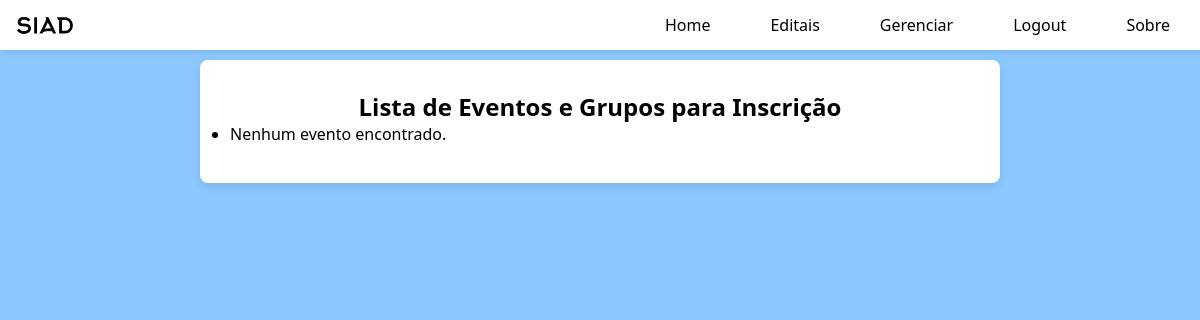
The app's page /user/ (signed in), older data.
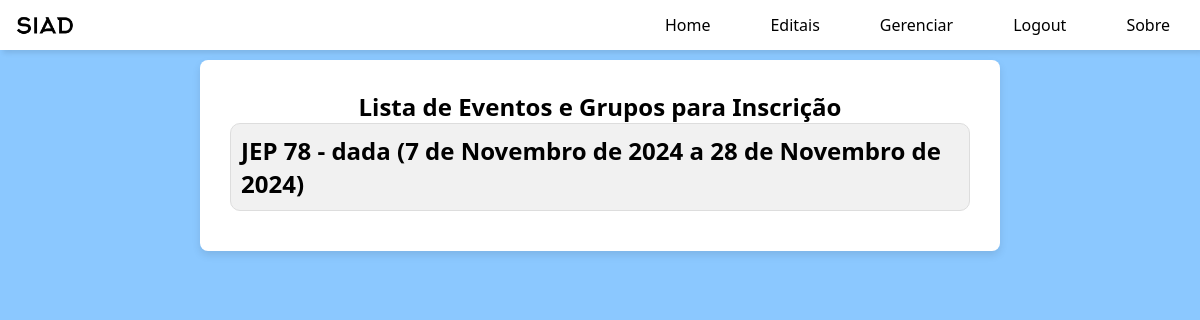
The same page, newer data.
### app_siad/models.py (models this page shows, shortened)
class EdicaoEvento(models.Model):
    edicao = models.CharField(max_length=50)
    local = models.CharField(max_length=100)
    descricao = models.TextField()
    cidade = models.CharField(max_length=100)
    data_inicio = models.DateField()
    data_fim = models.DateField()
    data_fim_inscricao = models.DateField()
    evento_original = models.ForeignKey(EventoOriginal, on_delete=models.CASCADE)

### app_siad/views.py (the view)
# urls.py: path('user/', views.user, name="user"),
@login_required(login_url='login')
def user(request):
    if not is_representante_esportivo(request.user):
        return redirect('home')
    eventos = EdicaoEvento.objects.all()
    context = {
        'eventos': eventos,
    }
    return render(request, 'html/user.html', context)

### app_siad/views.py (called while the page is built)
def is_representante_esportivo(user):
    return user.groups.filter(name='Representante Esportivo').exists()

### app_siad/templates/html/user.html (shortened to what this page needs)
{% extends "base/base.html" %}
{% load static %}
{% block userinfo %}
<div class="container">
    <h2>Lista de Eventos e Grupos para Inscrição</h2>
    <ul>
        {% for evento in eventos %}
            <h2 class="gaveta-header">
                {{ evento.edicao }} - {{ evento.local }} ({{ evento.data_inicio }} a {{ evento.data_fim }})
            </h2>
        {% empty %}
            <li>Nenhum evento encontrado.</li>
        {% endfor %}
    </ul>
</div>
{% endblock %}

### app_siad/templates/base/base.html (shortened to what this page needs)
{% load static %}
<!DOCTYPE html>
<html>
<head>
    <link href="{% static 'css/style.css' %}" rel="stylesheet">
</head>
<body>
    <nav>
        <ul>
            <li class="icon-link"><a href="{% url 'home' %}"></a></li>
            <li class="hideOnMobile"><a href="{% url 'home' %}">Home</a></li>
            <li class="hideOnMobile"><a href="{% url 'editais' %}">Editais</a></li>
            {% if user.is_authenticated %}
                <li class="hideOnMobile"><a href="{% url 'gerenciar' %}">Gerenciar</a></li>
            {% endif %}
            {% if user.is_authenticated %}
                <li class="hideOnMobile"><a href="{% url 'logout' %}">Logout</a></li>
            {% else %}
                <li class="hideOnMobile"><a href="{% url 'login' %}">Login</a></li>
            {% endif %}
            <li class="hideOnMobile"><a href="{% url 'sobre' %}">Sobre</a></li>
        </ul>
    </nav>
{% block userinfo %}{% endblock %}
</body>
</html>

### app_siad/static/css/style.css (style rules this page uses)
* { margin: 0; padding: 0; box-sizing: border-box; }
.container { background-color: #ffffff; border-radius: 8px; box-shadow: 0 4px 8px rgba(0, 0, 0, 0.1); padding: 30px; width: 100%; max-width: 800px; text-align: center; margin: 0 auto; margin-top: 10px ; }
body { font-family: 'Segoe UI', Tahoma, Geneva, Verdana, sans-serif; background-color: #6ebbffcc; background-size: 25%; background-position: top left; }
nav { background-color: white; box-shadow: 3px 3px 5px rgba(0, 0, 0, 0.1); }
nav .icon-link a { display: inline-block; width: 70px; height: 70px; background-image: url('/static/icons/icone.ico'); background-size: contain; background-repeat: no-repeat; background-position: center; text-decoration: none; margin-top: -10px; margin-left: 10px; }
nav ul { width: 100%; list-style: none; display: flex; justify-content: flex-end; align-items: center; }
nav li { height: 50px; }
nav a { height: 100%; padding: 0 30px; text-decoration: none; display: flex; align-items: center; color: black; }
nav li:first-child { margin-right: auto; }
.container ul, ol { text-align: left; display: block; margin-bottom: 8px; }
.gaveta-header { cursor: pointer; padding: 10px; background-color: #f1f1f1; border: 1px solid #ddd; border-radius: 4px; margin: 10; border-radius: 10px; margin-bottom: 10px; text-align: left; }

Row changes from the older to the newer data that the page shows:
added EdicaoEvento: edicao "JEP 78", local "dada", data_inicio "7 de Novembro de 2024", data_fim "28 de Novembro de 2024"
Text that changed along with them:
text no longer shown: "Nenhum evento encontrado."
